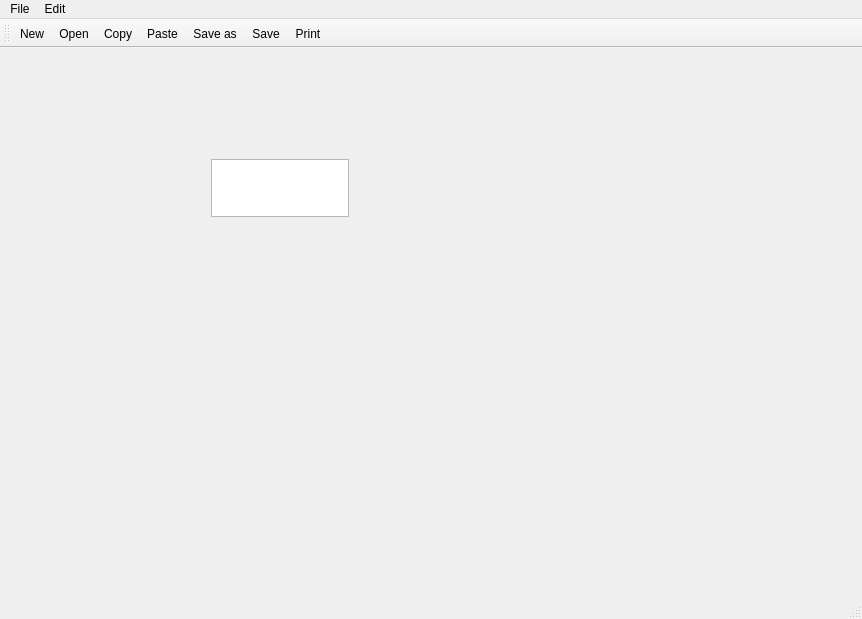
<?xml version="1.0" encoding="UTF-8"?>
<ui version="4.0">
 <class>NotepadQt</class>
 <widget class="QMainWindow" name="NotepadQt">
  <property name="geometry">
   <rect>
    <x>0</x>
    <y>0</y>
    <width>862</width>
    <height>619</height>
   </rect>
  </property>
  <property name="windowTitle">
   <string>NotepadQt</string>
  </property>
  <widget class="QWidget" name="centralWidget">
   <widget class="QWidget" name="verticalLayoutWidget">
    <property name="geometry">
     <rect>
      <x>200</x>
      <y>100</y>
      <width>160</width>
      <height>80</height>
     </rect>
    </property>
    <layout class="QVBoxLayout" name="verticalLayout">
     <item>
      <widget class="QTextEdit" name="textEdit"/>
     </item>
    </layout>
   </widget>
  </widget>
  <widget class="QMenuBar" name="menuBar">
   <property name="geometry">
    <rect>
     <x>0</x>
     <y>0</y>
     <width>862</width>
     <height>21</height>
    </rect>
   </property>
   <widget class="QMenu" name="menuFile">
    <property name="title">
     <string>File</string>
    </property>
    <addaction name="actionNew"/>
    <addaction name="actionOpen"/>
    <addaction name="actionSave"/>
    <addaction name="actionSave_as"/>
    <addaction name="actionPrint"/>
    <addaction name="separator"/>
    <addaction name="actionExit"/>
   </widget>
   <widget class="QMenu" name="menuEdit">
    <property name="title">
     <string>Edit</string>
    </property>
    <widget class="QMenu" name="menuCut">
     <property name="title">
      <string>Cut</string>
     </property>
    </widget>
    <addaction name="actionCopy"/>
    <addaction name="actionPaste"/>
    <addaction name="menuCut"/>
    <addaction name="separator"/>
    <addaction name="actionFont"/>
    <addaction name="separator"/>
    <addaction name="actionUndo"/>
    <addaction name="actionRedo"/>
   </widget>
   <addaction name="menuFile"/>
   <addaction name="menuEdit"/>
  </widget>
  <widget class="QToolBar" name="mainToolBar">
   <attribute name="toolBarArea">
    <enum>TopToolBarArea</enum>
   </attribute>
   <attribute name="toolBarBreak">
    <bool>false</bool>
   </attribute>
   <addaction name="actionNew"/>
   <addaction name="actionOpen"/>
   <addaction name="actionCopy"/>
   <addaction name="actionPaste"/>
   <addaction name="actionSave_as"/>
   <addaction name="actionSave"/>
   <addaction name="actionPrint"/>
  </widget>
  <widget class="QStatusBar" name="statusBar"/>
  <action name="actionNew">
   <property name="icon">
    <iconset>
     <normaloff>Resources/new.png</normaloff>Resources/new.png</iconset>
   </property>
   <property name="text">
    <string>New</string>
   </property>
  </action>
  <action name="actionOpen">
   <property name="icon">
    <iconset>
     <normaloff>Resources/open.png</normaloff>Resources/open.png</iconset>
   </property>
   <property name="text">
    <string>Open...</string>
   </property>
  </action>
  <action name="actionSave_as">
   <property name="icon">
    <iconset>
     <normaloff>Resources/saveas.png</normaloff>Resources/saveas.png</iconset>
   </property>
   <property name="text">
    <string>Save as...</string>
   </property>
  </action>
  <action name="actionPrint">
   <property name="icon">
    <iconset>
     <normaloff>Resources/print.png</normaloff>Resources/print.png</iconset>
   </property>
   <property name="text">
    <string>Print...</string>
   </property>
  </action>
  <action name="actionExit">
   <property name="icon">
    <iconset>
     <normaloff>Resources/exit.png</normaloff>Resources/exit.png</iconset>
   </property>
   <property name="text">
    <string>Exit</string>
   </property>
  </action>
  <action name="actionCopy">
   <property name="icon">
    <iconset>
     <normaloff>Resources/ccopy.png</normaloff>Resources/ccopy.png</iconset>
   </property>
   <property name="text">
    <string>Copy</string>
   </property>
  </action>
  <action name="actionPaste">
   <property name="icon">
    <iconset>
     <normaloff>Resources/paste.png</normaloff>Resources/paste.png</iconset>
   </property>
   <property name="text">
    <string>Paste</string>
   </property>
  </action>
  <action name="actionUndo">
   <property name="text">
    <string>Undo</string>
   </property>
  </action>
  <action name="actionRedo">
   <property name="text">
    <string>Redo</string>
   </property>
  </action>
  <action name="actionSave">
   <property name="icon">
    <iconset>
     <normaloff>Resources/filesave.png</normaloff>Resources/filesave.png</iconset>
   </property>
   <property name="text">
    <string>Save</string>
   </property>
  </action>
  <action name="actionFont">
   <property name="text">
    <string>Font...</string>
   </property>
  </action>
 </widget>
 <layoutdefault spacing="6" margin="11"/>
 <resources>
  <include location="NotepadQt.qrc"/>
 </resources>
 <connections>
  <connection>
   <sender>actionExit</sender>
   <signal>triggered()</signal>
   <receiver>NotepadQt</receiver>
   <slot>close()</slot>
   <hints>
    <hint type="sourcelabel">
     <x>-1</x>
     <y>-1</y>
    </hint>
    <hint type="destinationlabel">
     <x>430</x>
     <y>309</y>
    </hint>
   </hints>
  </connection>
  <connection>
   <sender>actionCopy</sender>
   <signal>triggered()</signal>
   <receiver>textEdit</receiver>
   <slot>copy()</slot>
   <hints>
    <hint type="sourcelabel">
     <x>-1</x>
     <y>-1</y>
    </hint>
    <hint type="destinationlabel">
     <x>279</x>
     <y>194</y>
    </hint>
   </hints>
  </connection>
  <connection>
   <sender>actionCut</sender>
   <signal>triggered()</signal>
   <receiver>textEdit</receiver>
   <slot>cut()</slot>
   <hints>
    <hint type="sourcelabel">
     <x>-1</x>
     <y>-1</y>
    </hint>
    <hint type="destinationlabel">
     <x>279</x>
     <y>194</y>
    </hint>
   </hints>
  </connection>
  <connection>
   <sender>actionNew</sender>
   <signal>triggered()</signal>
   <receiver>textEdit</receiver>
   <slot>clear()</slot>
   <hints>
    <hint type="sourcelabel">
     <x>-1</x>
     <y>-1</y>
    </hint>
    <hint type="destinationlabel">
     <x>279</x>
     <y>194</y>
    </hint>
   </hints>
  </connection>
  <connection>
   <sender>actionPaste</sender>
   <signal>triggered()</signal>
   <receiver>textEdit</receiver>
   <slot>paste()</slot>
   <hints>
    <hint type="sourcelabel">
     <x>-1</x>
     <y>-1</y>
    </hint>
    <hint type="destinationlabel">
     <x>279</x>
     <y>194</y>
    </hint>
   </hints>
  </connection>
  <connection>
   <sender>actionRedo</sender>
   <signal>triggered()</signal>
   <receiver>textEdit</receiver>
   <slot>redo()</slot>
   <hints>
    <hint type="sourcelabel">
     <x>-1</x>
     <y>-1</y>
    </hint>
    <hint type="destinationlabel">
     <x>279</x>
     <y>194</y>
    </hint>
   </hints>
  </connection>
  <connection>
   <sender>actionUndo</sender>
   <signal>triggered()</signal>
   <receiver>textEdit</receiver>
   <slot>undo()</slot>
   <hints>
    <hint type="sourcelabel">
     <x>-1</x>
     <y>-1</y>
    </hint>
    <hint type="destinationlabel">
     <x>279</x>
     <y>194</y>
    </hint>
   </hints>
  </connection>
 </connections>
 <slots>
  <slot>handleEvents()</slot>
 </slots>
</ui>
